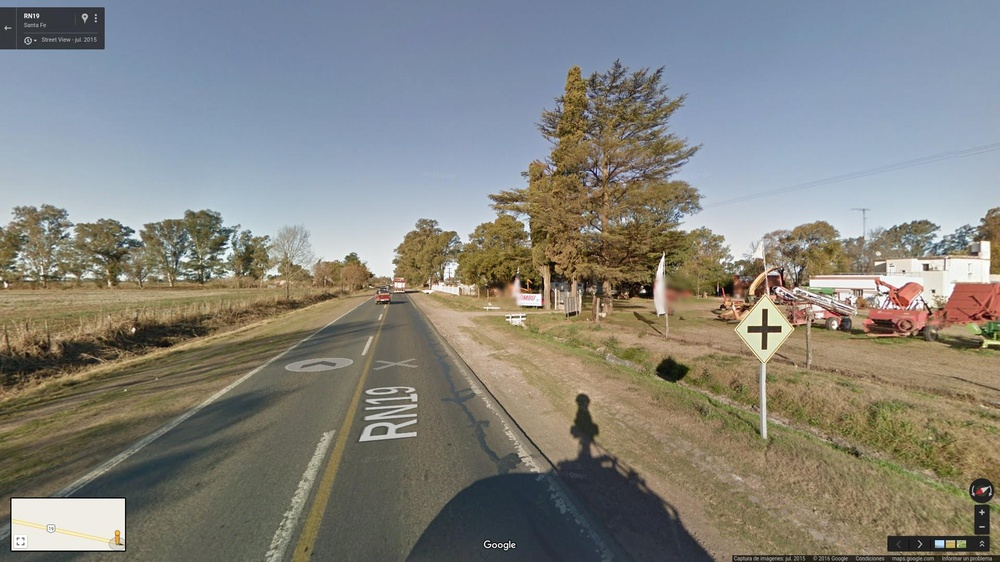
#> input picture pic.jpg, 1000 x 562 px, shrunk from 1920 x 1080 before the run
$ python main.py
#> lines starting #> are read from the running program, lines starting #| are printed output that depends on the picture; after the words box and inside, x2 and y2 are one past the last pixel; in counts of white or black regions, pixels touching at a corner belong together
import cv2
import numpy as np

source = cv2.imread("pic.jpg")
#> source is the input picture: shape (562, 1000, 3); mean B, G, R 125.4, 131.7, 132.4
template = cv2.imread("subpic.jpg")
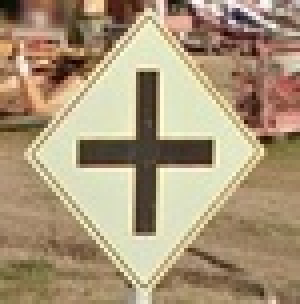
#> input picture subpic.jpg, 75 x 76 px, shrunk from 144 x 145 before the run (shown 4 times larger)
#> template is the input picture: shape (76, 75, 3); mean B, G, R 121.3, 150.2, 169.2

side_size = template.shape[0]
#> side_size = 76

result = cv2.matchTemplate(source, template, cv2.TM_CCOEFF_NORMED)
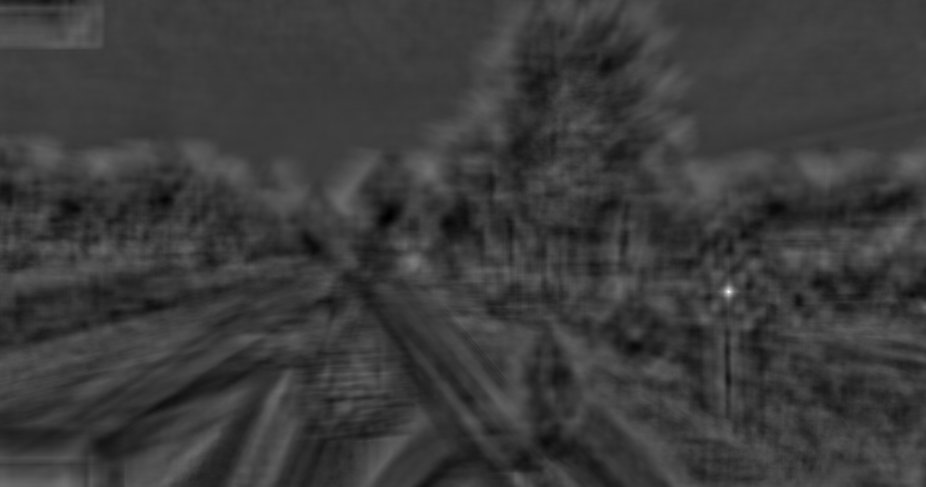
#> result: shape (487, 926) float32; min -0.295, max 0.982, mean 0.00607; drawn with min black and max white
y, x = np.unravel_index(result.argmax(), result.shape)
#> y = 291; x = 728

cv2.rectangle(source, (x, y), (x + side_size, y + side_size), (255, 255, 255))
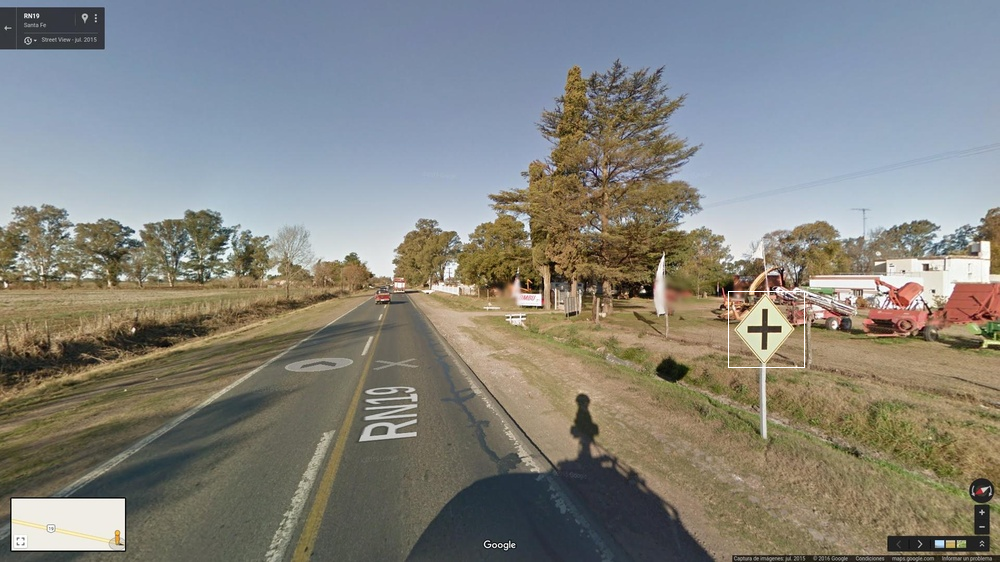
#> source: shape (562, 1000, 3); 0.05% of pixels changed, all inside (x1, y1, x2, y2) = (728, 291, 805, 368)

cv2.imwrite('out.jpg', source)
